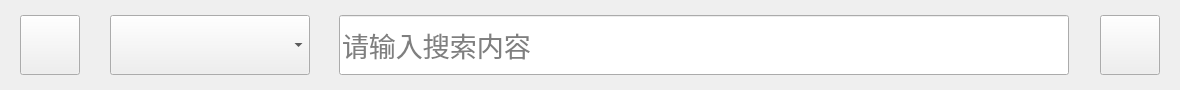
<?xml version="1.0" encoding="UTF-8"?>
<ui version="4.0">
 <class>Search_Interface</class>
 <widget class="QWidget" name="Search_Interface">
  <property name="geometry">
   <rect>
    <x>0</x>
    <y>0</y>
    <width>1180</width>
    <height>90</height>
   </rect>
  </property>
  <property name="windowTitle">
   <string>Form</string>
  </property>
  <widget class="QLineEdit" name="Search_Text">
   <property name="geometry">
    <rect>
     <x>339</x>
     <y>15</y>
     <width>730</width>
     <height>60</height>
    </rect>
   </property>
   <property name="font">
    <font>
     <family>楷体</family>
     <pointsize>20</pointsize>
    </font>
   </property>
   <property name="styleSheet">
    <string notr="true"/>
   </property>
   <property name="maxLength">
    <number>40</number>
   </property>
   <property name="placeholderText">
    <string>请输入搜索内容</string>
   </property>
  </widget>
  <widget class="QPushButton" name="Back_Button">
   <property name="geometry">
    <rect>
     <x>20</x>
     <y>15</y>
     <width>60</width>
     <height>60</height>
    </rect>
   </property>
   <property name="text">
    <string/>
   </property>
   <property name="icon">
    <iconset resource="Res.qrc">
     <normaloff>:/Resource/Back_Page.png</normaloff>:/Resource/Back_Page.png</iconset>
   </property>
   <property name="iconSize">
    <size>
     <width>50</width>
     <height>50</height>
    </size>
   </property>
   <property name="flat">
    <bool>false</bool>
   </property>
  </widget>
  <widget class="QPushButton" name="Search_Button">
   <property name="geometry">
    <rect>
     <x>1100</x>
     <y>15</y>
     <width>60</width>
     <height>60</height>
    </rect>
   </property>
   <property name="styleSheet">
    <string notr="true"/>
   </property>
   <property name="text">
    <string/>
   </property>
   <property name="icon">
    <iconset resource="Res.qrc">
     <normaloff>:/Resource/Search.png</normaloff>:/Resource/Search.png</iconset>
   </property>
   <property name="iconSize">
    <size>
     <width>50</width>
     <height>50</height>
    </size>
   </property>
   <property name="flat">
    <bool>false</bool>
   </property>
  </widget>
  <widget class="QComboBox" name="Select_Platform">
   <property name="geometry">
    <rect>
     <x>110</x>
     <y>15</y>
     <width>200</width>
     <height>60</height>
    </rect>
   </property>
   <property name="font">
    <font>
     <family>楷体</family>
     <pointsize>20</pointsize>
    </font>
   </property>
   <property name="styleSheet">
    <string notr="true"/>
   </property>
   <property name="editable">
    <bool>false</bool>
   </property>
   <property name="iconSize">
    <size>
     <width>32</width>
     <height>32</height>
    </size>
   </property>
  </widget>
 </widget>
 <resources>
  <include location="Res.qrc"/>
 </resources>
 <connections/>
</ui>
